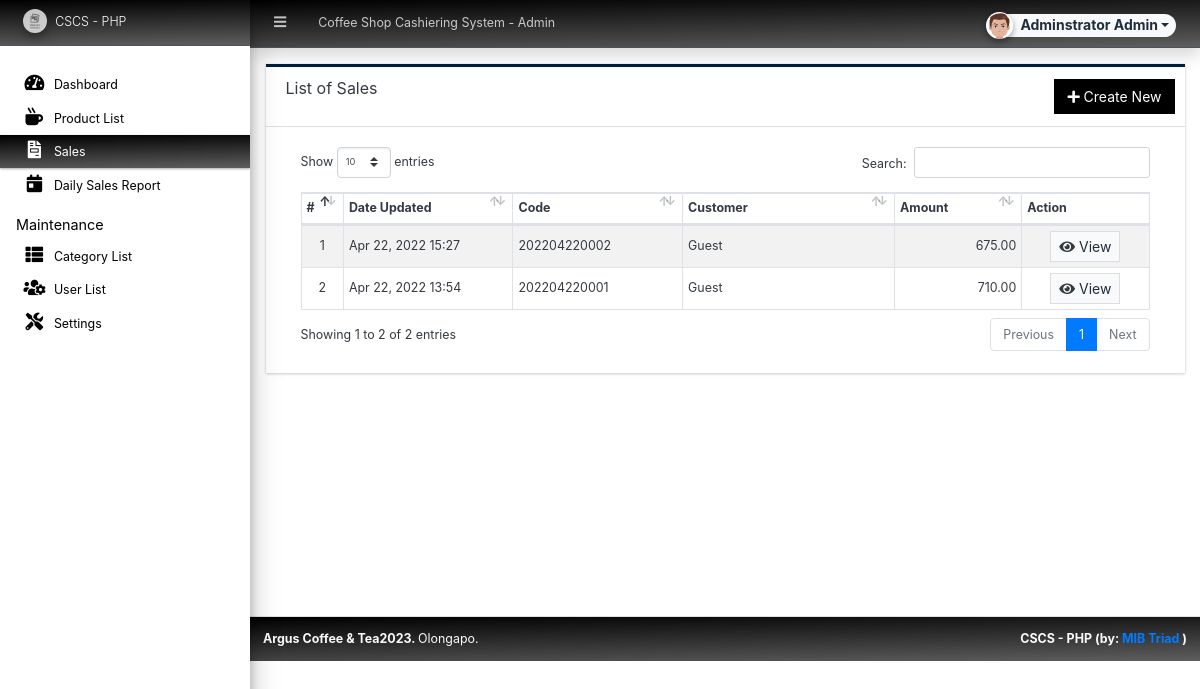
Screenshot of /admin/?page=sales (signed in) with the database file from the repository.
### tables this page shows
CREATE TABLE `sale_list` (
  `id` int(30) NOT NULL,
  `user_id` int(30) DEFAULT NULL,
  `code` varchar(100) NOT NULL,
  `client_name` text NOT NULL,
  `amount` float(15,2) NOT NULL DEFAULT 0.00,
  `tendered` float(15,2) NOT NULL DEFAULT 0.00,
  `payment_type` tinyint(1) NOT NULL COMMENT '1 = Cash,\r\n2 = Debit Card,\r\n3 = Credit Card',
  `payment_code` text DEFAULT NULL,
  `date_created` datetime NOT NULL DEFAULT current_timestamp(),
  `date_updated` datetime NOT NULL DEFAULT current_timestamp() ON UPDATE current_timestamp()
);

### config.php (called while the page is built, shortened)
<?php
function format_num($number = '' , $decimal = ''){
    if(is_numeric($number)){
        $ex = explode(".",$number);
        $decLen = isset($ex[1]) ? strlen($ex[1]) : 0;
        if(is_numeric($decimal)){
            return number_format($number,$decimal);
        }else{
            return number_format($number,$decLen);
        }
    }else{
        return "Invalid Input";
    }
}
?>

### admin/sales/index.php (the view, shortened to what this page needs)
<div class="card card-outline rounded-0 card-navy">
	<div class="card-header">
		<h3 class="card-title">List of Sales</h3>
		<div class="card-tools">
			<a href="./?page=sales/manage_sale" id="create_new" class="btn btn-flat btn-primary"><span class="fas fa-plus"></span>  Create New</a>
		</div>
	</div>
	<div class="card-body">
		<div class="container-fluid">
        <div class="container-fluid">
			<table class="table table-hover table-striped table-bordered">
				<colgroup>
					<col width="5%">
					<col width="20%">
					<col width="20%">
					<col width="25%">
					<col width="15%">
					<col width="15%">
				</colgroup>
				<thead>
					<tr>
						<th>#</th>
						<th>Date Updated</th>
						<th>Code</th>
						<th>Customer</th>
						<th>Amount</th>
						<th>Action</th>
					</tr>
				</thead>
				<tbody>
					<?php
					$i = 1;
						if($_settings->userdata('type') == 3):
						$qry = $conn->query("SELECT * FROM `sale_list` where user_id = '{$_settings->userdata('id')}' order by unix_timestamp(date_updated) desc ");
						else:
						$qry = $conn->query("SELECT * FROM `sale_list` order by unix_timestamp(date_updated) desc ");
						endif;
						while($row = $qry->fetch_assoc()):
					?>
						<tr>
							<td class="text-center"><?php echo $i++; ?></td>
							<td><p class="m-0 truncate-1"><?= date("M d, Y H:i", strtotime($row['date_updated'])) ?></p></td>
							<td><p class="m-0 truncate-1"><?= $row['code'] ?></p></td>
							<td><p class="m-0 truncate-1"><?= $row['client_name'] ?></p></td>
							<td class='text-right'><?= format_num($row['amount']) ?></td>
							<td align="center">
								<a class="btn btn-default bg-gradient-light btn-flat btn-sm" href="?page=sales/view_details&id=<?php echo $row['id'] ?>"><span class="fa fa-eye text-dark"></span> View</a>
							</td>
						</tr>
					<?php endwhile; ?>
				</tbody>
			</table>
		</div>
		</div>
	</div>
</div>

### rows the page displays
sale_list: date_updated "Apr 22, 2022 15:27", code "202204220002", client_name "Guest", amount "675.00"
sale_list: date_updated "Apr 22, 2022 13:54", code "202204220001", client_name "Guest", amount "710.00"

### other values shown
$_settings->info('name') "Coffee Shop Cashiering System"
$_settings->userdata('firstname').' '.$_settings->userdata('lastname') "Adminstrator Admin"
$_settings->info('short_name') "CSCS - PHP"
